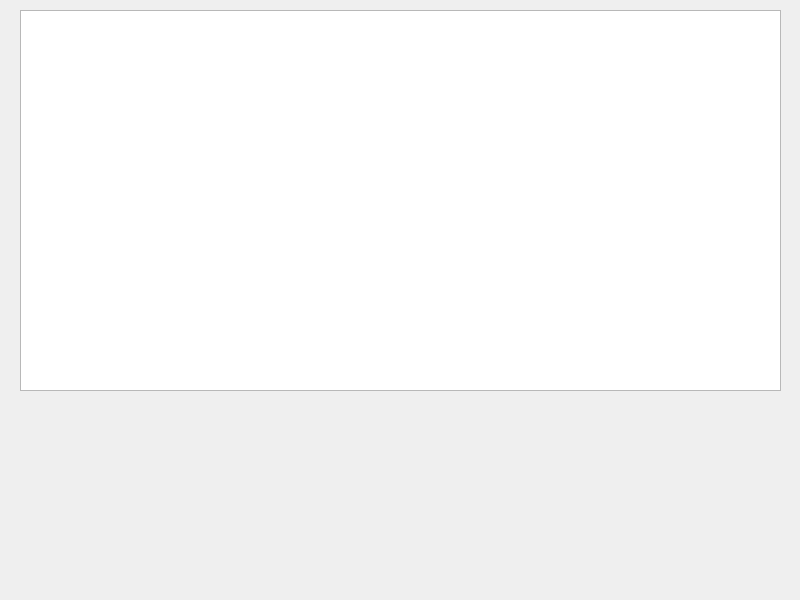
<?xml version="1.0" encoding="UTF-8"?>
<ui version="4.0">
 <class>Widget</class>
 <widget class="QWidget" name="Widget">
  <property name="geometry">
   <rect>
    <x>0</x>
    <y>0</y>
    <width>800</width>
    <height>600</height>
   </rect>
  </property>
  <property name="windowTitle">
   <string>Widget</string>
  </property>
  <widget class="QListWidget" name="listWidget">
   <property name="geometry">
    <rect>
     <x>20</x>
     <y>10</y>
     <width>761</width>
     <height>381</height>
    </rect>
   </property>
  </widget>
 </widget>
 <resources/>
 <connections/>
</ui>
